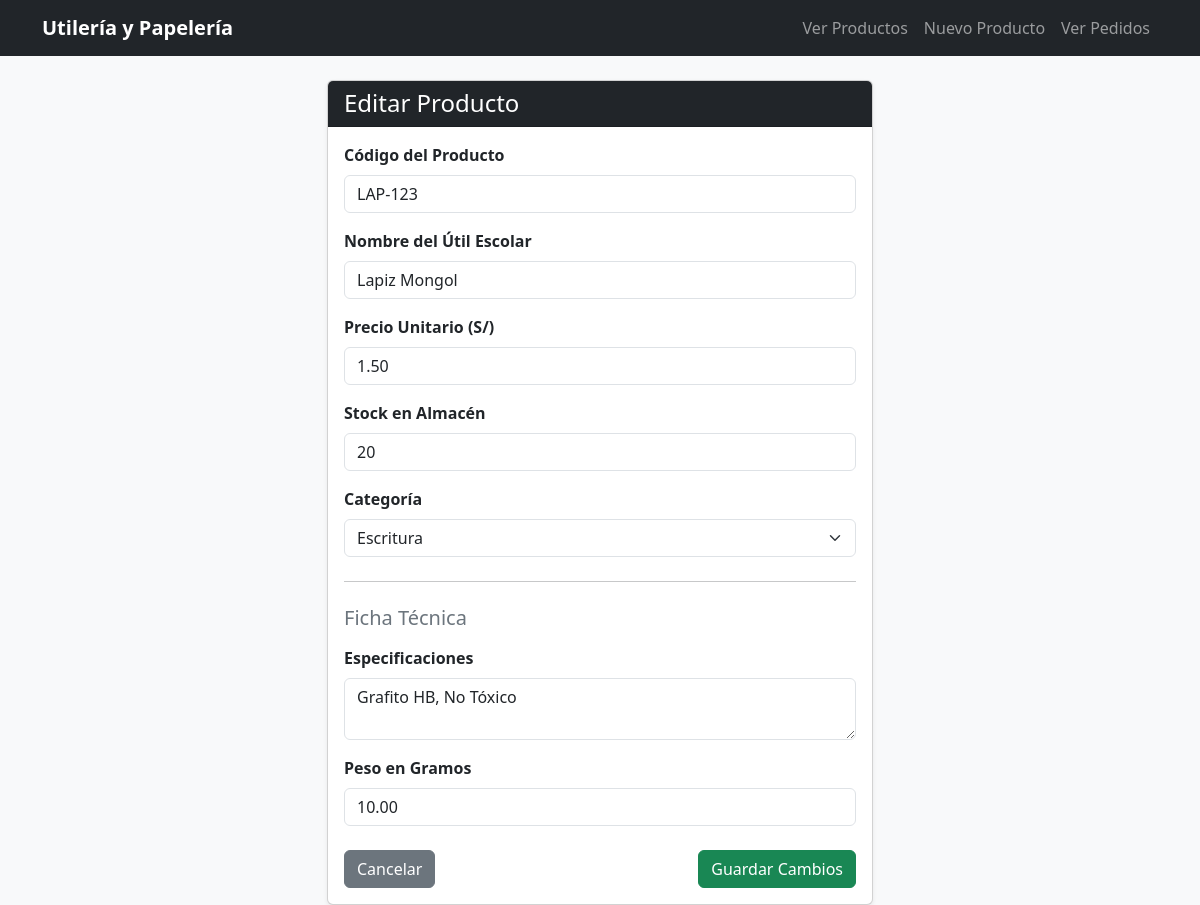
The page /utileria/editar/2/ on the database its author committed.
### utileria/models.py (models this page shows, shortened)
class Producto(models.Model):
    codigo = models.CharField(max_length=20)
    nombre = models.CharField(max_length=100)
    precio = models.DecimalField(max_digits=10, decimal_places=2)
    stock = models.IntegerField()
    categoria = models.ForeignKey(
        Categoria,
        on_delete=models.PROTECT,
        related_name='productos',
        null=True,
        blank=True
    )

class Categoria(models.Model):
    nombre = models.CharField(max_length=100)
    descripcion = models.TextField(blank=True, null=True)

class FichaTecnicaProducto(models.Model):
    producto = models.OneToOneField(
        Producto,
        on_delete=models.CASCADE,
        related_name='ficha_tecnica'
    )
    especificaciones = models.TextField()
    dimensiones = models.CharField(max_length=100)
    peso_gramos = models.DecimalField(max_digits=6, decimal_places=2)
    es_toxico = models.BooleanField(default=False)

### utileria/views.py (the view, shortened to what this page needs)
# urls.py: path("editar/<int:id>/", views.producto_update, name="producto_update"),
def producto_update(request, id):
    producto = get_object_or_404(Producto, id=id)
    categorias = Categoria.objects.all()
    return render(request, "utileria/producto_form.html", {
        "producto": producto,
        "categorias": categorias
    })

### utileria/templates/utileria/producto_form.html (shortened to what this page needs)
{% extends 'utileria/base.html' %}
{% block content %}
<div class="row justify-content-center">
    <div class="col-md-6">
        <div class="card shadow-sm">
            <div class="card-header bg-dark text-white">
                <h4 class="mb-0">Editar Producto</h4>
            </div>
            <div class="card-body">
                <form method="POST">
                    <div class="mb-3">
                        <label for="codigo" class="form-label fw-bold">Código del Producto</label>
                        <input type="text" name="codigo" id="codigo" class="form-control" value="{{ producto.codigo }}" required>
                    </div>
                    <div class="mb-3">
                        <label for="nombre" class="form-label fw-bold">Nombre del Útil Escolar</label>
                        <input type="text" name="nombre" id="nombre" class="form-control" value="{{ producto.nombre }}" required>
                    </div>
                    <div class="mb-3">
                        <label for="precio" class="form-label fw-bold">Precio Unitario (S/)</label>
                        <input type="number" step="0.01" name="precio" id="precio" class="form-control" value="{{ producto.precio }}" required>
                    </div>
                    <div class="mb-3">
                        <label for="stock" class="form-label fw-bold">Stock en Almacén</label>
                        <input type="number" name="stock" id="stock" class="form-control" value="{{ producto.stock }}" required>
                    </div>
                    <div class="mb-3">
                        <label for="categoria" class="form-label fw-bold">Categoría</label>
                        <select name="categoria" id="categoria" class="form-select">
                            {% for cat in categorias %}
                                <option value="{{ cat.id }}" {% if producto.categoria_id == cat.id %}selected{% endif %}>
                                    {{ cat.nombre }}
                                </option>
                            {% endfor %}
                        </select>
                    </div>
                    <hr class="my-4">
                    <h5 class="text-secondary mb-3">Ficha Técnica</h5>
                    <div class="mb-3">
                        <label for="especificaciones" class="form-label fw-bold">Especificaciones</label>
                        <textarea name="especificaciones" id="especificaciones" class="form-control" rows="2" placeholder="Ej: Grafito HB, No Tóxico">{{ producto.ficha_tecnica.especificaciones|default:"" }}</textarea>
                    </div>
                    <div class="mb-3">
                        <label for="peso_gramos" class="form-label fw-bold">Peso en Gramos</label>
                        <input type="number" step="0.1" name="peso_gramos" id="peso_gramos" class="form-control" value="{{ producto.ficha_tecnica.peso_gramos|default:"" }}" placeholder="Ej: 10.0">
                    </div>
                    <div class="d-flex justify-content-between pt-2">
                        <a href="{% url 'utileria:producto_list' %}" class="btn btn-secondary">Cancelar</a>
                        <button type="submit" class="btn btn-success">Guardar Cambios</button>
                    </div>
                </form>
            </div>
        </div>
    </div>
</div>
{% endblock %}

### rows shown on the page
Producto: codigo "LAP-123", nombre "Lapiz Mongol", precio "1.50", stock "20", categoria "Escritura", especificaciones "Grafito HB, No Tóxico", peso_gramos "10.00"
